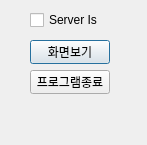
<?xml version="1.0" encoding="UTF-8"?>
<ui version="4.0">
 <class>TrayMenu</class>
 <widget class="QDialog" name="TrayMenu">
  <property name="geometry">
   <rect>
    <x>0</x>
    <y>0</y>
    <width>147</width>
    <height>145</height>
   </rect>
  </property>
  <property name="windowTitle">
   <string>Dialog</string>
  </property>
  <widget class="QPushButton" name="gui">
   <property name="geometry">
    <rect>
     <x>30</x>
     <y>40</y>
     <width>80</width>
     <height>24</height>
    </rect>
   </property>
   <property name="text">
    <string>화면보기</string>
   </property>
  </widget>
  <widget class="QPushButton" name="exit">
   <property name="geometry">
    <rect>
     <x>30</x>
     <y>70</y>
     <width>80</width>
     <height>24</height>
    </rect>
   </property>
   <property name="text">
    <string>프로그램종료</string>
   </property>
  </widget>
  <widget class="QCheckBox" name="onoff">
   <property name="geometry">
    <rect>
     <x>30</x>
     <y>10</y>
     <width>87</width>
     <height>20</height>
    </rect>
   </property>
   <property name="text">
    <string>Server Is</string>
   </property>
  </widget>
 </widget>
 <resources/>
 <connections/>
</ui>
